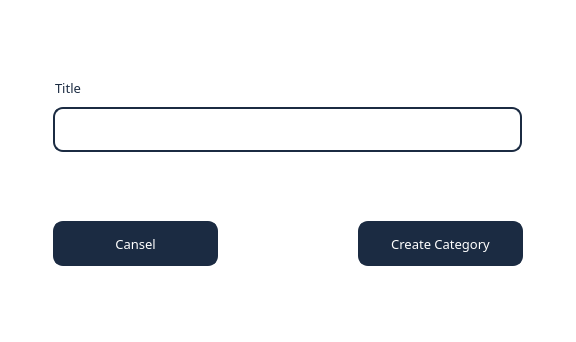
<?xml version="1.0" encoding="UTF-8"?>
<ui version="4.0">
 <class>AddCategory</class>
 <widget class="QDialog" name="AddCategory">
  <property name="geometry">
   <rect>
    <x>0</x>
    <y>0</y>
    <width>576</width>
    <height>342</height>
   </rect>
  </property>
  <property name="minimumSize">
   <size>
    <width>576</width>
    <height>342</height>
   </size>
  </property>
  <property name="maximumSize">
   <size>
    <width>576</width>
    <height>342</height>
   </size>
  </property>
  <property name="windowTitle">
   <string>Dialog</string>
  </property>
  <property name="styleSheet">
   <string notr="true">background-color: rgb(255, 255, 255);</string>
  </property>
  <widget class="QPushButton" name="ACCanselButton">
   <property name="geometry">
    <rect>
     <x>53</x>
     <y>221</y>
     <width>165</width>
     <height>45</height>
    </rect>
   </property>
   <property name="font">
    <font>
     <family>Yu Gothic Medium</family>
     <pointsize>10</pointsize>
    </font>
   </property>
   <property name="styleSheet">
    <string notr="true">background: rgb(27, 43, 66);
border-style:solid; 
border-width: 2px; 
border-radius: 10px;
border-color: rgb(27, 43, 66); 
color: rgb(255, 255, 255);</string>
   </property>
   <property name="text">
    <string>Cansel</string>
   </property>
  </widget>
  <widget class="QPushButton" name="ACCreateCategoryButton">
   <property name="geometry">
    <rect>
     <x>358</x>
     <y>221</y>
     <width>165</width>
     <height>45</height>
    </rect>
   </property>
   <property name="font">
    <font>
     <family>Yu Gothic Medium</family>
     <pointsize>10</pointsize>
    </font>
   </property>
   <property name="styleSheet">
    <string notr="true">background: rgb(27, 43, 66);
border-style:solid; 
border-width: 2px; 
border-radius: 10px;
border-color: rgb(27, 43, 66); 
color: rgb(255, 255, 255);</string>
   </property>
   <property name="text">
    <string>Create Category</string>
   </property>
  </widget>
  <widget class="QLabel" name="label">
   <property name="geometry">
    <rect>
     <x>55</x>
     <y>76</y>
     <width>151</width>
     <height>24</height>
    </rect>
   </property>
   <property name="font">
    <font>
     <family>Yu Gothic Medium</family>
     <pointsize>10</pointsize>
    </font>
   </property>
   <property name="styleSheet">
    <string notr="true">color: rgb(27, 43, 66);</string>
   </property>
   <property name="text">
    <string>Title</string>
   </property>
  </widget>
  <widget class="QLineEdit" name="ACCategoryTitleLEdit">
   <property name="geometry">
    <rect>
     <x>53</x>
     <y>107</y>
     <width>469</width>
     <height>45</height>
    </rect>
   </property>
   <property name="styleSheet">
    <string notr="true">background: white;
border-style:solid; 
border-width: 2px; 
border-radius: 10px;
border-color: rgb(27, 43, 66); 
color: rgb(27, 43, 66);</string>
   </property>
  </widget>
 </widget>
 <resources/>
 <connections/>
</ui>
